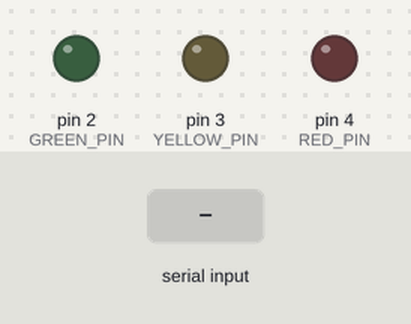
A sketch run on a simulated Arduino Uno, built with avr-gcc and run on an emulated ATmega328P. On the bench: output pins drawn as LEDs (lit = HIGH). The test bench sets the inputs (shaded band).

Above: at 1.2 s.
1.3 s: "R" received over Serial
At 1.6 s:
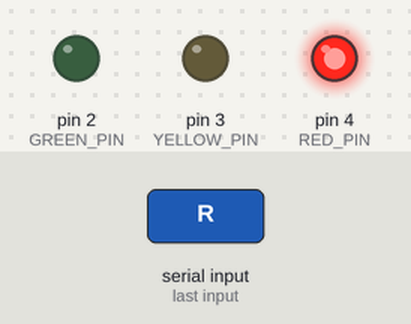
2.8 s: "Y" received over Serial
At 3.9 s:
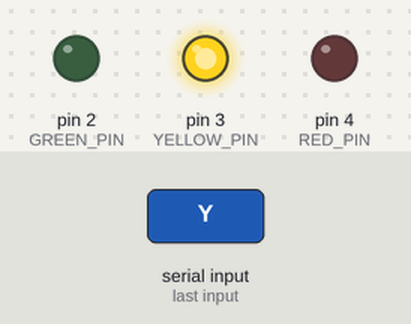
4.3 s: "G" received over Serial
At 5.0 s:
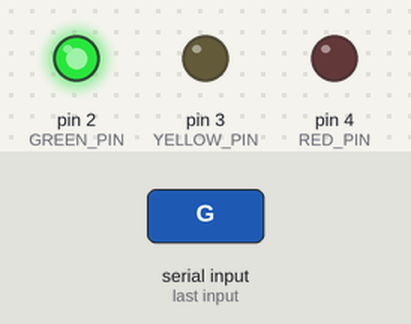
5.8 s: "A" received over Serial
At 6.2 s:
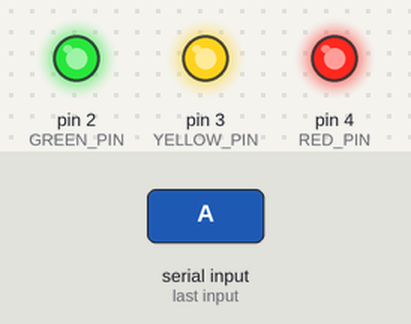
7.3 s: "O" received over Serial
At 8.5 s:
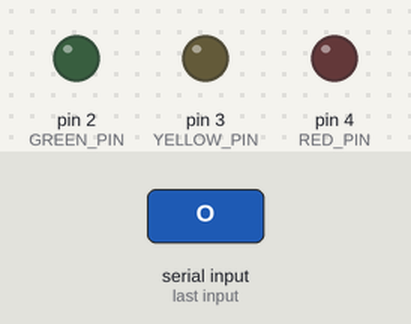
Timing chart, 0 to 9.8 s (numbered marks = the images above; inputs shaded):
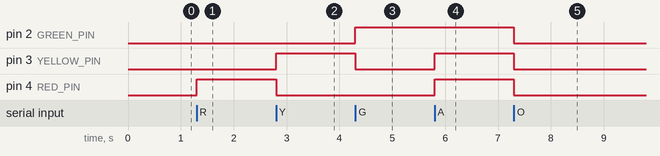

The sketch:

arduino_code.ino
```cpp
// Define LED pins
const int RED_PIN = 4;     // Red LED on pin 4
const int YELLOW_PIN = 3;  // Yellow LED on pin 3
const int GREEN_PIN = 2;   // Green LED on pin 2

void setup() {
  pinMode(RED_PIN, OUTPUT);
  pinMode(YELLOW_PIN, OUTPUT);
  pinMode(GREEN_PIN, OUTPUT);
  Serial.begin(9600);
}

void loop() {
  if (Serial.available() > 0) {
    char cmd = Serial.read();

    // Turn off all LEDs as baseline
    digitalWrite(RED_PIN, LOW);
    digitalWrite(YELLOW_PIN, LOW);
    digitalWrite(GREEN_PIN, LOW);

    // Set LED states based on command
    switch (cmd) {
      case 'R':  // 1 Finger → Only Red LED ON
        digitalWrite(RED_PIN, HIGH);
        break;
      case 'Y':  // 2 Fingers → Only Yellow LED ON
        digitalWrite(YELLOW_PIN, HIGH);
        break;
      case 'G':  // 3 Fingers → Only Green LED ON
        digitalWrite(GREEN_PIN, HIGH);
        break;
      case 'A':  // Open Hand → All LEDs ON
        digitalWrite(RED_PIN, HIGH);
        digitalWrite(YELLOW_PIN, HIGH);
        digitalWrite(GREEN_PIN, HIGH);
        break;
      case 'O':  // Fist → All LEDs OFF
      default:
        // All LEDs remain off
        break;
    }
  }
}
```

Measured:
- after the input at 1.3 s, pin 4 (RED_PIN): LOW → HIGH at once
- after the input at 2.8 s, pin 3 (YELLOW_PIN): LOW → HIGH at once; pin 4 (RED_PIN): HIGH → LOW at once
- after the input at 4.3 s, pin 2 (GREEN_PIN): LOW → HIGH at once; pin 3 (YELLOW_PIN): HIGH → LOW at once
- after the input at 5.8 s, pin 3 (YELLOW_PIN), pin 4 (RED_PIN): LOW → HIGH at once
- after the input at 7.3 s, pin 2 (GREEN_PIN), pin 3 (YELLOW_PIN), pin 4 (RED_PIN): HIGH → LOW at once
